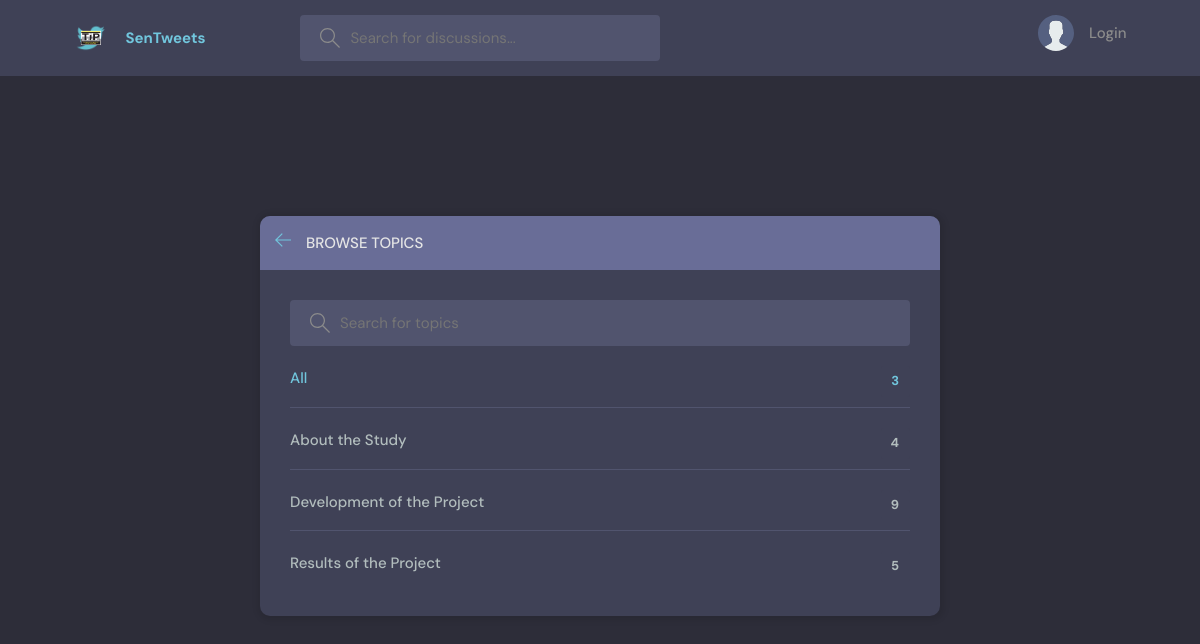
Page /topics/ on the committed database.
### base/models.py (models this page shows, shortened)
class Topic(models.Model):
    name = models.CharField(max_length=200)

### base/views.py (the view)
def topicsPage(request):
    q = request.GET.get('q') if request.GET.get('q') != None else ''
    topics = Topic.objects.filter(name__icontains=q)
    return render(request, 'base/topics.html', {'topics': topics})

### base/templates/base/topics.html (shortened to what this page needs)
{% extends 'main.html' %}
{% block content %}    <main class="create-room layout">
      <div class="container">
        <div class="layout__box">
          <div class="layout__boxHeader">
            <div class="layout__boxTitle">
              <a href="{% url 'SenTweets home'%}">
                <svg version="1.1" xmlns="http://www.w3.org/2000/svg" width="32" height="32" viewBox="0 0 32 32">
                  <title>arrow-left</title>
                  <path
                    d="M13.723 2.286l-13.723 13.714 13.719 13.714 1.616-1.611-10.96-10.96h27.625v-2.286h-27.625l10.965-10.965-1.616-1.607z"
                  ></path>
                </svg>
              </a>
              <h3>Browse Topics</h3>
            </div>
          </div>
          <div class="topics-page layout__body">
            <form action="" method="GET" class="header__search">
              <label>
                <input name="q" placeholder="Search for topics" />
              </label>
            </form>
            <ul class="topics__list">
              <li>
                <a href="{% url 'topics' %}" class="active">All <span>{{topics.count}}</span></a>
              </li>
              {% for topic in topics %}
              <li>
                <a href="{% url 'SenTweets home' %}?q={{topic.name}}">{{topic.name}} <span>{{topic.room_set.all.count}}</span></a>
              </li>
              {% endfor%}
            </ul>
          </div>
        </div>
      </div>
    </main>
{% endblock content %}

### static/styles/style.css (style rules this page uses)
:root { --color-main: #71c6dd; --color-main-light: #e1f6fb; --color-dark: #3f4156; --color-dark-medium: #51546e; --color-dark-light: #696d97; --color-light: #e5e5e5; --color-gray: #8b8b8b; --color-light-gray: #b2bdbd; --color-bg: #2d2d39; --color-success: #5dd693; --color-error: #fc4b0b; }
* { font-family: "DM Sans", -apple-system, BlinkMacSystemFont, "Segoe UI", Roboto, Oxygen, Ubuntu, Cantarell, "Open Sans", "Helvetica Neue", sans-serif; margin: 0; padding: 0; box-sizing: border-box; text-rendering: optimizeLegibility; font-size: inherit; }
html { font-size: 56.25%; }
@media only screen and (min-width: 1200px) { html { font-size: 62.5%; } }
body { line-height: 1.6; font-weight: 400; font-size: 1.5rem; color: var(--color-light-gray); background-color: var(--color-bg); min-height: 100vh; }
a { display: inline-block; color: var(--color-main); text-decoration: none; }
.container { max-width: 120rem; width: 90%; margin: auto; }
.header__search > label { background-color: var(--color-dark-medium); padding: 1.3rem 1rem; display: flex; align-items: center; gap: 1rem; border-radius: 4px; }
.header__search svg { fill: var(--color-gray); width: 2rem; height: 2rem; margin-left: 1rem; }
.header__search input { width: 30rem; background: transparent; border: none; outline: none; color: var(--color-light); }
.layout { margin-top: 2.4rem; }
.layout > .container { display: flex; justify-content: space-between; align-items: flex-start; }
.layout__box { width: 90%; max-width: 48rem; min-height: 40rem; position: absolute; top: 50%; left: 50%; transform: translate(-50%, -46%); background-color: var(--color-dark); border-radius: 1rem; box-shadow: 1px 1px 6px 3px rgba(0, 0, 0, 0.1); overflow: hidden; }
.layout__boxHeader { display: flex; padding: 1.5rem; background-color: var(--color-dark-light); }
.layout__boxTitle { display: flex; gap: 1.5rem; align-items: center; }
.layout__boxTitle h3 { text-transform: uppercase; font-weight: 500; color: var(--color-light); }
.layout__boxTitle svg { width: 1.6rem; height: 1.6rem; fill: var(--color-main); }
.layout__body { margin: 3rem; }
.topics__list { list-style: none; }
.topics__list li a { display: flex; justify-content: space-between; margin-bottom: 3rem; font-weight: 500; color: var(--color-light-gray); transition: all 0.3s ease-in-out; }
.topics__list li a.active, .topics__list li a:hover { color: var(--color-main); }
.topics__list li a span { padding: 0.5rem 1rem; background-color: var(--color-dark); border-radius: 3px; font-size: 1.3rem; font-weight: 700; letter-spacing: 1px; }
.topics-page .topics__list li:not(:last-child) a { margin: 2rem 0; padding-bottom: 1rem; text-decoration: none; border-bottom: 1px solid var(--color-dark-medium); }
.topics-page .header__search { display: block; }
.create-room.layout .layout__box { max-width: 68rem; }

### rows in the picture
Topic: name "About the Study", room_set.all.count "4"
Topic: name "Development of the Project", room_set.all.count "9"
Topic: name "Results of the Project", room_set.all.count "5"

### other values in the picture
{{ topics.count }} "3"
